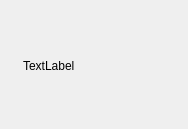
<?xml version="1.0" encoding="UTF-8"?>
<ui version="4.0">
 <class>WaitingDialog</class>
 <widget class="QDialog" name="WaitingDialog">
  <property name="geometry">
   <rect>
    <x>0</x>
    <y>0</y>
    <width>188</width>
    <height>129</height>
   </rect>
  </property>
  <property name="windowTitle">
   <string>Dialog</string>
  </property>
  <widget class="QLabel" name="PaddingLable">
   <property name="geometry">
    <rect>
     <x>23</x>
     <y>10</y>
     <width>141</width>
     <height>111</height>
    </rect>
   </property>
   <property name="text">
    <string>TextLabel</string>
   </property>
  </widget>
 </widget>
 <resources/>
 <connections/>
</ui>
